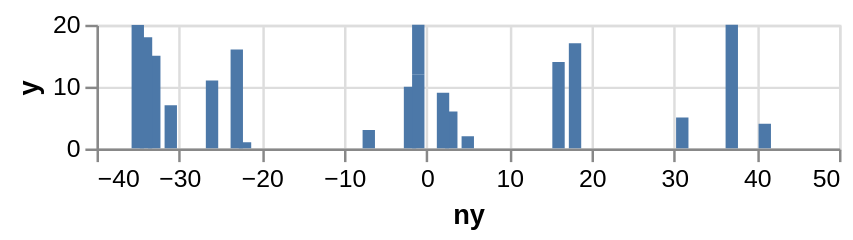

The specification (Vega-Lite) saved for this image:
### Vega-Lite specification from a JSON file in a GitHub repository (floating-point values rounded to 4 significant figures)
{"$schema": "https://vega.github.io/schema/vega-lite/v2.json", "description": "Bar graph showing the row number for each of the cells", "width": 300, "height": 50, "data": {"values": [{"x": 1, "y": 28}, {"x": 2, "y": 55}, {"x": 3, "y": 43}, {"x": 4, "y": 91}, {"x": 5, "y": 81}, {"x": 6, "y": 53}, {"x": 7, "y": 19}, {"x": 8, "y": 87}, {"x": 9, "y": 52}, {"x": 10, "y": 48}, {"x": 11, "y": 24}, {"x": 12, "y": 49}, {"x": 13, "y": 87}, {"x": 14, "y": 66}, {"x": 15, "y": 17}, {"x": 16, "y": 27}, {"x": 17, "y": 68}, {"x": 18, "y": 16}, {"x": 19, "y": 49}, {"x": 20, "y": 15}]}, "layer": [{"transform": [{"calculate": "datum.y - 50", "as": "ny"}, {"window": [{"op": "row_number", "as": "RowNumber"}]}], "mark": {"type": "bar", "clip": true}, "encoding": {"x": {"field": "ny", "type": "quantitative"}, "y": {"field": "x", "type": "quantitative", "scale": {"domain": [0, 20]}, "axis": {"title": "y"}}}}]}
